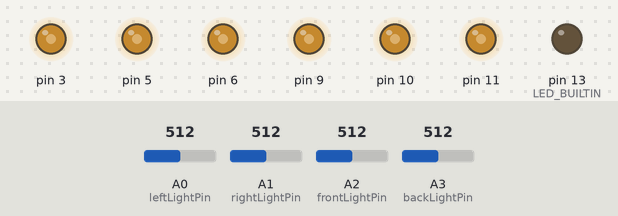
Bench run of a sketch on a simulated Arduino Uno, built with avr-gcc and run on an emulated ATmega328P. Parts: output pins drawn as LEDs (lit = HIGH). The inputs (shaded band) are chosen by the test bench; at power-on: A0 (leftLightPin) = 512, A1 (rightLightPin) = 512, A2 (frontLightPin) = 512, A3 (backLightPin) = 512.

Above: at 14.9 s.
15.0 s: A0 (leftLightPin) set to 716
At 16.2 s:
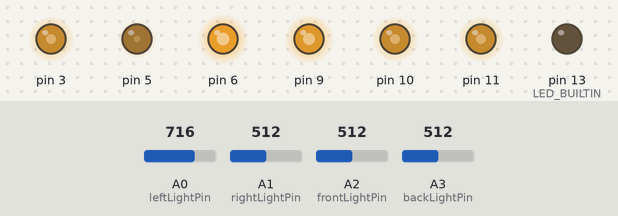
16.5 s: A1 (rightLightPin) set to 716
At 17.2 s:
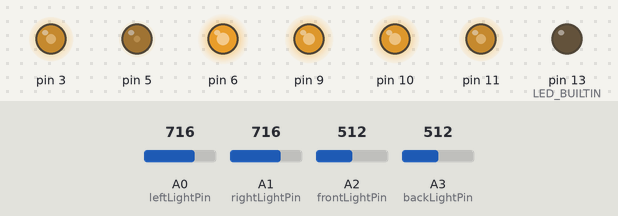
18.0 s: A2 (frontLightPin) set to 716
At 18.5 s:
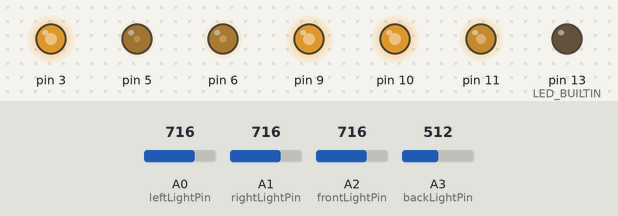
19.5 s: A3 (backLightPin) set to 716
At 20.6 s:
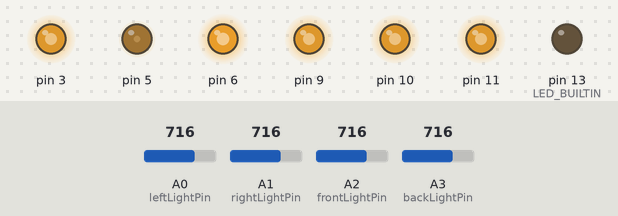
21.0 s: A0 (leftLightPin) set to 992
At 22.0 s:
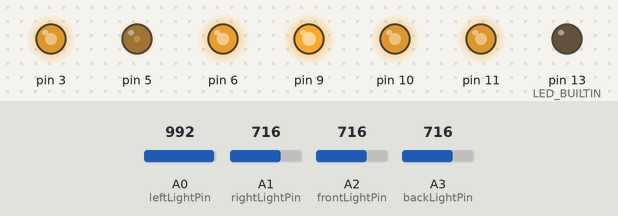
22.5 s: A1 (rightLightPin) set to 992
At 22.9 s:
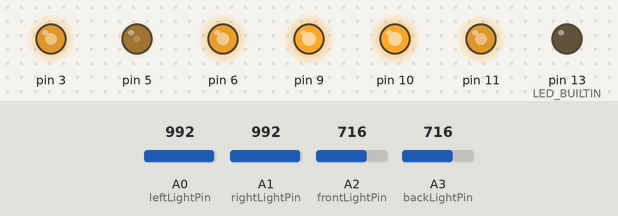
Timing chart, 0 to 25.0 s (numbered marks = the images above; inputs shaded):
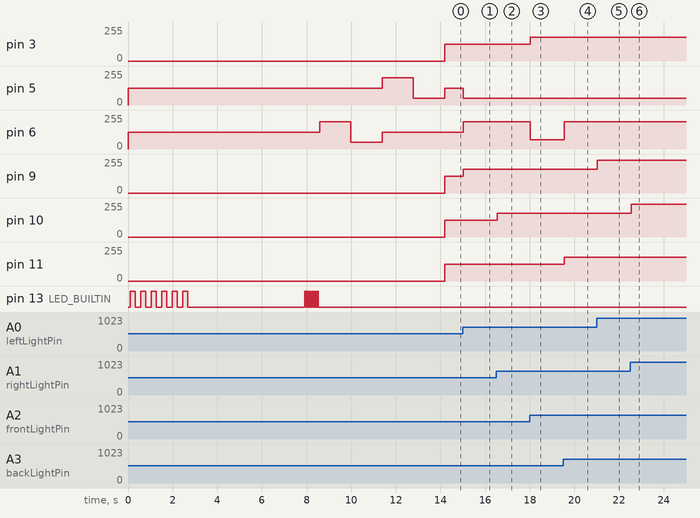

The sketch:

ki-kit_neural_network.ino
```cpp
// (licence header left out)
// ------------ computer generated code below this line, DO NOT MODIFY ------------

// META PARAMETERS USED FOR TRAINING
// Generation: 143 of 200
// No of experiments per generation: 300
// Spot light displacement: 3.5
// Angular velocity punishment: 10000
// Runtime (episode duration in seconds): 4
// Initial weight max: 4
// Final weight max: 0.25
// Motor force multiplier: 10
// Number of Hidden nodes: 10
// Output activation function: NONE
// Include t minus one second: False

// INFO
// Number of generations survived: 14

const int InputNodes = 4;
const int HiddenNodes = 10;
const int OutputNodes = 2;
const float MotorForceMultiplier = 10;
const float InputScale = 10000;

float HiddenWeights[InputNodes+1][HiddenNodes] = {
  {-10.5071 ,-28.6881 ,49.60723 ,-23.88357 ,-39.64715 ,-18.24572 ,-27.01153 ,-25.99557 ,15.14673 ,13.87427},
  {1.652861 ,-13.10295 ,6.646737 ,7.469599 ,33.07862 ,-2.438618 ,-10.64128 ,18.80143 ,31.26506 ,-14.81889},
  {21.20042 ,-13.02495 ,-11.88434 ,-12.08691 ,-23.28734 ,-34.93689 ,25.73363 ,-8.896099 ,-37.03425 ,-17.514},
  {-19.2657 ,-10.00093 ,-13.0666 ,23.542 ,-0.7619491 ,-26.32526 ,50.7839 ,16.5293 ,4.468988 ,-20.49962},
  {23.45566 ,19.99741 ,0.2138262 ,6.149847 ,6.500648 ,9.950813 ,-20.71023 ,31.42357 ,15.78693 ,27.31748}
};

float OutputWeights[HiddenNodes+1][OutputNodes] = {
  {6.557656 ,1.594061},
  {7.629223 ,-0.2973841},
  {32.28601 ,27.33524},
  {0.560276 ,-0.8649625},
  {-48.71197 ,-2.280177},
  {24.57121 ,-10.00805},
  {-8.880691 ,-13.53585},
  {-30.56511 ,-25.8589},
  {-5.349677 ,-11.72226},
  {19.98512 ,-1.323637},
  {4.43928 ,25.86219}
};

float Input[InputNodes] = {0,0,0,0};
float Hidden[HiddenNodes];
float Output[OutputNodes] = {0,0};

// ------------- end of computer generated code ----------


// ldr light sensor pins
int leftLightPin = 14;
int rightLightPin = 15;
int frontLightPin = 16;
int backLightPin = 17;

// ambient light level, to be subtracted, measured at start
int leftLightStart = 0;
int rightLightStart = 0;
int frontLightStart = 0;
int backLightStart = 0;

void setup(){
  pinMode(LED_BUILTIN, OUTPUT);
}

void CalibrateSensors() {
    //read ambient light levels
  leftLightStart = 1023-analogRead(leftLightPin);
  rightLightStart = 1023-analogRead(rightLightPin);
  frontLightStart = 1023-analogRead(frontLightPin);
  backLightStart = 1023-analogRead(backLightPin);
}


void loop(){
  stop(100);
  blinkSpeed(20);
  delay(5000);  // wait a bit to disconnect from usb before starting motors
  blinkSpeed(200);

  CalibrateSensors();

  int leftLight=0;
  int rightLight=0;
  int frontLight=0;
  int backLight=0;

  float leftv =0;
  float rightv =0;
  float frontv =0;
  float backv =0;

  float Accum;
  int i, j;


  drive(155,0,400);   // left wheel forward
  delay(1000);
  drive(-155,0,400);  // left wheel backward
  delay(1000);
  drive(0,155,400);   // right wheel forward
  delay(1000);
  drive(0,-155,400);  // right wheel backward
  delay(1000);


  for (int iter=0;iter<100000;iter++){

    // show light intensity from sensors on LEDs 1-4 (for debugging purposes)
    analogWrite(9, 255 - ((100 - (analogRead(14) / 10.23)) * 2.55));
    analogWrite(10, 255 - ((100 - (analogRead(15) / 10.23)) * 2.55));
    analogWrite(3, 255 - ((100 - (analogRead(16) / 10.23)) * 2.55));
    analogWrite(11, 255 - ((100 - (analogRead(17) / 10.23)) * 2.55));

    // read from light sensors, subtract ambient light
    leftLight = 1023 - analogRead(leftLightPin)-leftLightStart;
    rightLight = 1023 - analogRead(rightLightPin)-rightLightStart;
    frontLight = 1023 - analogRead(frontLightPin)-frontLightStart;
    backLight = 1023 - analogRead(backLightPin)-backLightStart;

    leftv = leftLight / 512.0;
    rightv = rightLight / 512.0;
    frontv = frontLight / 512.0;
    backv = backLight / 512.0;

    // feed to input layer of neural network
    Input[0] = frontv*InputScale;
    Input[1] = leftv*InputScale;
    Input[2] = rightv*InputScale;
    Input[3] = backv*InputScale;

    // Compute hidden layer activations

    for( i = 0 ; i < HiddenNodes ; i++ ) {
      Accum = HiddenWeights[InputNodes][i] ;
      for( j = 0 ; j < InputNodes ; j++ ) {
        Accum += Input[j] * HiddenWeights[j][i] ;
      }

      // leaky ReLU
      if (Accum<0) {
        Hidden[i] = 0.1*Accum;
      } else {
        Hidden[i] = Accum;
      }

      //Hidden[i] = 1.0/(1.0 + exp(-Accum)) ;
    }

    // Compute output layer activations

    for( i = 0 ; i < OutputNodes ; i++ ) {
      Accum = OutputWeights[HiddenNodes][i] ;
      for( j = 0 ; j < HiddenNodes ; j++ ) {
        Accum += Hidden[j] * OutputWeights[j][i] ;
      }
      //Output[i] = 1.0/(1.0 + exp(-Accum)) ;
      // no activation function
      Output[i] = Accum ;
    }

    // feed neural network output to motors
    drive(Output[0]*MotorForceMultiplier/10000, Output[1]*MotorForceMultiplier/10000,50);
  }
}

void drive(float leftMotor, float rightMotor, int time) {
  pglu_motor(6, leftMotor);
  pglu_motor(5, rightMotor);
  delay(time);
}

void stop(int delayAfterStop){
  // set both direction and pwm to low
  pglu_motor(5,0);
  pglu_motor(6,0);
  delay(delayAfterStop);
}

// speed: -255..255
void pglu_motor(int pin, float speed){
  float sign;
  if (speed>0){
    sign = 1;
  } else {
    sign = -1;
  }
  float pglu_speed = ((min(abs(speed),155)*sign/2.55 + 100)/2)*2.55;
  analogWrite(pin, pglu_speed);
}

void blink(){
  for(int i=0; i<=5; i++){
    digitalWrite(LED_BUILTIN, HIGH);   // turn the LED on (HIGH is the voltage level)
    delay(100);                       // wait for a second
    digitalWrite(LED_BUILTIN, LOW);    // turn the LED off by making the voltage LOW
    delay(100);
  }
}

void blinkSpeed(int speed){
  for(int i=0; i<=5; i++){
    digitalWrite(LED_BUILTIN, HIGH);   // turn the LED on (HIGH is the voltage level)
    delay(255-speed);                       // wait for a second
    digitalWrite(LED_BUILTIN, LOW);    // turn the LED off by making the voltage LOW
    delay(255-speed);
  }
}
```

Measured:
- after the input at 15.0 s, pin 5: 126/255 → 50/255 at once; pin 6: 127/255 → 205/255 at once; pin 9: 127/255 → 178/255 at once
- after the input at 16.5 s, pin 10: 127/255 → 178/255 after 0.05 s
- after the input at 18.0 s, pin 3: 127/255 → 178/255 at once; pin 6: 205/255 → 70/255 at once
- after the input at 19.5 s, pin 6: 70/255 → 205/255 after 0.05 s; pin 11: 127/255 → 178/255 after 0.05 s
- after the input at 21.0 s, pin 9: 178/255 → 247/255 at once
- after the input at 22.5 s, pin 10: 178/255 → 247/255 after 0.05 s
